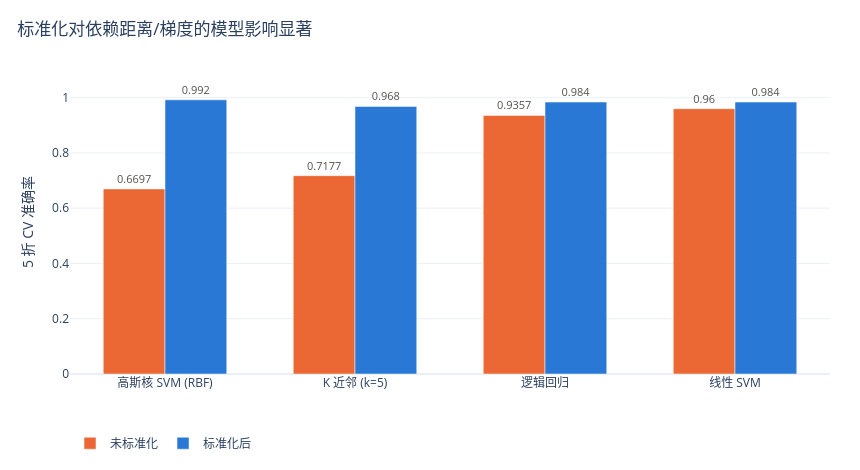

Notebook code for this chart:
### Code cell
fig = go.Figure()
fig.add_trace(go.Bar(
    x=df_scale.index, y=df_scale["未标准化"], name="未标准化", marker_color=C_ORANGE,
    text=df_scale["未标准化"], textposition="outside", textfont=dict(color=C_MUTED, size=11),
    hovertemplate="%{x}<br>未标准化 %{y:.4f}<extra></extra>",
))
fig.add_trace(go.Bar(
    x=df_scale.index, y=df_scale["标准化后"], name="标准化后", marker_color=C_BLUE,
    text=df_scale["标准化后"], textposition="outside", textfont=dict(color=C_MUTED, size=11),
    hovertemplate="%{x}<br>标准化后 %{y:.4f}<extra></extra>",
))
fig.update_layout(barmode="group", bargap=0.35)
fig.update_yaxes(range=[0, 1.1], dtick=0.2, title_text="5 折 CV 准确率")
style(fig, "标准化对依赖距离/梯度的模型影响显著", "", "5 折 CV 准确率", width=860, height=470)
fig.show()

### Figure 1 — Plotly figure (JSON) as saved in the notebook; plotly's stock layout.template omitted (floating-point values rounded to 4 significant figures)
{"data": [{"hovertemplate": "%{x}<br>未标准化 %{y:.4f}<extra></extra>", "marker": {"color": "#eb6834"}, "name": "未标准化", "text": [0.6697, 0.7177, 0.9357, 0.96], "textfont": {"color": "#52514e", "size": 11}, "textposition": "outside", "type": "bar", "x": ["高斯核 SVM (RBF)", "K 近邻 (k=5)", "逻辑回归", "线性 SVM"], "y": [0.6697, 0.7177, 0.9357, 0.96]}, {"hovertemplate": "%{x}<br>标准化后 %{y:.4f}<extra></extra>", "marker": {"color": "#2a78d6"}, "name": "标准化后", "text": [0.992, 0.968, 0.984, 0.984], "textfont": {"color": "#52514e", "size": 11}, "textposition": "outside", "type": "bar", "x": ["高斯核 SVM (RBF)", "K 近邻 (k=5)", "逻辑回归", "线性 SVM"], "y": [0.992, 0.968, 0.984, 0.984]}], "layout": {"bargap": 0.35, "barmode": "group", "height": 470, "hovermode": "closest", "legend": {"orientation": "h", "title": {}, "x": 0, "y": -0.18, "yanchor": "top"}, "margin": {"b": 80, "l": 70, "r": 30, "t": 70}, "title": {"text": "标准化对依赖距离/梯度的模型影响显著", "x": 0.02, "xanchor": "left"}, "width": 860, "xaxis": {"title": {"text": ""}}, "yaxis": {"dtick": 0.2, "range": [0, 1.1], "title": {"text": "5 折 CV 准确率"}}}}
